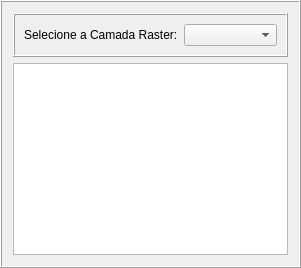
       <widget class="QFrame" name="frame_3">
        <property name="maximumSize">
         <size>
          <width>320</width>
          <height>16777215</height>
         </size>
        </property>
        <property name="frameShape">
         <enum>QFrame::Shape::Box</enum>
        </property>
        <property name="frameShadow">
         <enum>QFrame::Shadow::Raised</enum>
        </property>
        <layout class="QGridLayout" name="gridLayout_5">
         <item row="0" column="0">
          <widget class="QFrame" name="frame">
           <property name="frameShape">
            <enum>QFrame::Shape::Box</enum>
           </property>
           <property name="frameShadow">
            <enum>QFrame::Shadow::Raised</enum>
           </property>
           <layout class="QGridLayout" name="gridLayout">
            <item row="0" column="0">
             <widget class="QLabel" name="label">
              <property name="text">
               <string>Selecione a Camada Raster:</string>
              </property>
             </widget>
            </item>
            <item row="0" column="1">
             <widget class="QComboBox" name="comboBoxRaster"/>
            </item>
           </layout>
          </widget>
         </item>
         <item row="1" column="0">
          <widget class="QGraphicsView" name="graphicsViewRaster">
           <property name="minimumSize">
            <size>
             <width>275</width>
             <height>192</height>
            </size>
           </property>
           <property name="maximumSize">
            <size>
             <width>1000</width>
             <height>1000</height>
            </size>
           </property>
          </widget>
         </item>
        </layout>
       </widget>
